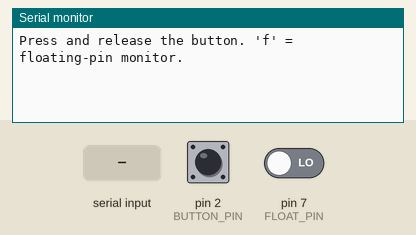
Bench run of a sketch on a simulated Arduino Uno, built with avr-gcc and run on an emulated ATmega328P. On the bench: the last lines printed to the serial monitor. The test bench sets the inputs (shaded band); at power-on: pin 2 (BUTTON_PIN) HIGH, pin 7 (FLOAT_PIN) LOW.

Above: at 1.2 s.
1.3 s: pin 2 (BUTTON_PIN) pulled LOW for 0.15 s
At 2.6 s:
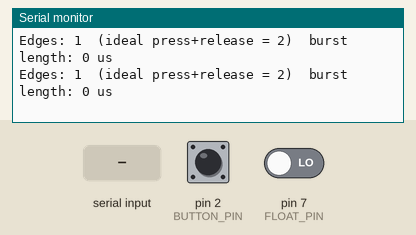
2.9 s: "f" received over Serial
At 3.9 s:
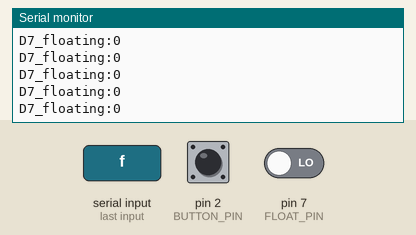

Measured:
- after the input at 1.3 s, the serial monitor: prints a new line after 0.05 s (image 1)
- after the input at 2.9 s, the serial monitor: prints a new line at once (image 2)

The sketch:

u05_bounce_counter.ino
```cpp
// Arduino Bench — Unit 5: See contact bounce (and a floating pin)
//
// Button between D2 and GND (internal pull-up enabled).
// An interrupt counts EVERY edge on D2, so you can see how many times one
// "click" really toggles the pin.
//
// Send 'f' to toggle the floating-pin monitor on D7 (leave a loose jumper
// wire plugged into D7 and nothing else - then touch it / wave your hand).

const byte BUTTON_PIN = 2;
const byte FLOAT_PIN = 7;

volatile unsigned int edges = 0;
volatile unsigned long firstEdgeUs = 0;
volatile unsigned long lastEdgeUs = 0;

bool floatMonitor = false;

void onEdge() {
  unsigned long now = micros();
  if (edges == 0) firstEdgeUs = now;
  lastEdgeUs = now;
  edges++;
}

void setup() {
  Serial.begin(115200);
  pinMode(BUTTON_PIN, INPUT_PULLUP);
  pinMode(FLOAT_PIN, INPUT);  // deliberately NO pull-up: it floats
  attachInterrupt(digitalPinToInterrupt(BUTTON_PIN), onEdge, CHANGE);
  Serial.println(F("Press and release the button. 'f' = floating-pin monitor."));
}

void loop() {
  if (Serial.available() && Serial.read() == 'f') {
    floatMonitor = !floatMonitor;
  }

  if (floatMonitor) {
    Serial.print(F("D7_floating:"));
    Serial.println(digitalRead(FLOAT_PIN));
    delay(20);
    return;
  }

  // Report once the line has been quiet for 50 ms
  noInterrupts();
  unsigned int n = edges;
  unsigned long first = firstEdgeUs, last = lastEdgeUs;
  interrupts();

  if (n > 0 && micros() - last > 50000UL) {
    Serial.print(F("Edges: "));
    Serial.print(n);
    Serial.print(F("  (ideal press+release = 2)  burst length: "));
    Serial.print(last - first);
    Serial.println(F(" us"));
    noInterrupts();
    edges = 0;
    interrupts();
  }
}
```
